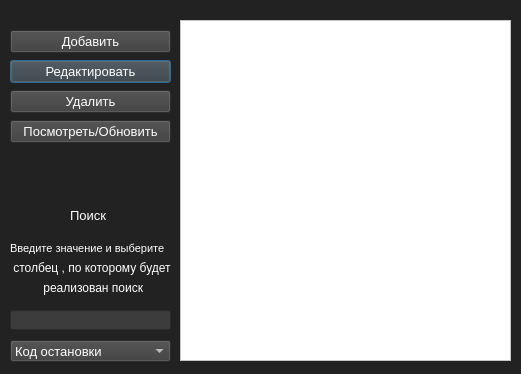
<?xml version="1.0" encoding="UTF-8"?>
<ui version="4.0">
 <class>station</class>
 <widget class="QDialog" name="station">
  <property name="geometry">
   <rect>
    <x>0</x>
    <y>0</y>
    <width>521</width>
    <height>374</height>
   </rect>
  </property>
  <property name="windowTitle">
   <string>Маршруты</string>
  </property>
  <property name="styleSheet">
   <string notr="true">background-color: rgb(34, 34, 34);</string>
  </property>
  <widget class="QLineEdit" name="lineEdit">
   <property name="geometry">
    <rect>
     <x>10</x>
     <y>310</y>
     <width>161</width>
     <height>20</height>
    </rect>
   </property>
   <property name="font">
    <font>
     <pointsize>10</pointsize>
    </font>
   </property>
   <property name="styleSheet">
    <string notr="true">background-color: rgb(60, 60,60);
color: rgb(255, 255, 255);</string>
   </property>
  </widget>
  <widget class="QPushButton" name="pushButton_2">
   <property name="geometry">
    <rect>
     <x>10</x>
     <y>60</y>
     <width>161</width>
     <height>23</height>
    </rect>
   </property>
   <property name="font">
    <font>
     <pointsize>10</pointsize>
    </font>
   </property>
   <property name="styleSheet">
    <string notr="true">background-color: rgb(60, 60,60);
color: rgb(255, 255, 255);</string>
   </property>
   <property name="text">
    <string>Редактировать</string>
   </property>
  </widget>
  <widget class="QTableView" name="tableView">
   <property name="geometry">
    <rect>
     <x>180</x>
     <y>20</y>
     <width>331</width>
     <height>341</height>
    </rect>
   </property>
   <property name="font">
    <font>
     <pointsize>10</pointsize>
    </font>
   </property>
   <property name="styleSheet">
    <string notr="true">background-color: rgb(255, 255, 255);
color: rgb(8, 8, 8);</string>
   </property>
  </widget>
  <widget class="QPushButton" name="pushButton_3">
   <property name="geometry">
    <rect>
     <x>10</x>
     <y>90</y>
     <width>161</width>
     <height>23</height>
    </rect>
   </property>
   <property name="font">
    <font>
     <pointsize>10</pointsize>
    </font>
   </property>
   <property name="styleSheet">
    <string notr="true">background-color: rgb(60, 60,60);
color: rgb(255, 255, 255);</string>
   </property>
   <property name="text">
    <string>Удалить</string>
   </property>
  </widget>
  <widget class="QPushButton" name="pushButton">
   <property name="geometry">
    <rect>
     <x>10</x>
     <y>30</y>
     <width>161</width>
     <height>23</height>
    </rect>
   </property>
   <property name="font">
    <font>
     <pointsize>10</pointsize>
    </font>
   </property>
   <property name="styleSheet">
    <string notr="true">background-color: rgb(60, 60,60);
color: rgb(255, 255, 255);</string>
   </property>
   <property name="text">
    <string>Добавить</string>
   </property>
  </widget>
  <widget class="QPushButton" name="pushButton_4">
   <property name="geometry">
    <rect>
     <x>10</x>
     <y>120</y>
     <width>161</width>
     <height>23</height>
    </rect>
   </property>
   <property name="font">
    <font>
     <pointsize>10</pointsize>
    </font>
   </property>
   <property name="styleSheet">
    <string notr="true">background-color: rgb(60, 60,60);
color: rgb(255, 255, 255);</string>
   </property>
   <property name="text">
    <string>Посмотреть/Обновить</string>
   </property>
  </widget>
  <widget class="QComboBox" name="comboBox">
   <property name="geometry">
    <rect>
     <x>10</x>
     <y>340</y>
     <width>161</width>
     <height>22</height>
    </rect>
   </property>
   <property name="font">
    <font>
     <pointsize>10</pointsize>
    </font>
   </property>
   <property name="styleSheet">
    <string notr="true">background-color: rgb(60, 60,60);
color: rgb(255, 255, 255);</string>
   </property>
   <item>
    <property name="text">
     <string>Код остановки</string>
    </property>
   </item>
   <item>
    <property name="text">
     <string>Название станции</string>
    </property>
   </item>
   <item>
    <property name="text">
     <string>Код поезда</string>
    </property>
   </item>
   <item>
    <property name="text">
     <string>Время прибытия</string>
    </property>
   </item>
   <item>
    <property name="text">
     <string>Время отправления</string>
    </property>
   </item>
  </widget>
  <widget class="QLabel" name="label">
   <property name="geometry">
    <rect>
     <x>70</x>
     <y>200</y>
     <width>41</width>
     <height>31</height>
    </rect>
   </property>
   <property name="font">
    <font>
     <pointsize>10</pointsize>
    </font>
   </property>
   <property name="styleSheet">
    <string notr="true">color: rgb(255, 255, 255);</string>
   </property>
   <property name="text">
    <string>Поиск</string>
   </property>
  </widget>
  <widget class="QLabel" name="label_4">
   <property name="geometry">
    <rect>
     <x>40</x>
     <y>280</y>
     <width>121</width>
     <height>16</height>
    </rect>
   </property>
   <property name="styleSheet">
    <string notr="true">color: rgb(255, 255, 255);</string>
   </property>
   <property name="text">
    <string> реализован поиск</string>
   </property>
  </widget>
  <widget class="QLabel" name="label_2">
   <property name="geometry">
    <rect>
     <x>10</x>
     <y>240</y>
     <width>161</width>
     <height>16</height>
    </rect>
   </property>
   <property name="font">
    <font>
     <pointsize>8</pointsize>
    </font>
   </property>
   <property name="styleSheet">
    <string notr="true">color: rgb(255, 255, 255);</string>
   </property>
   <property name="text">
    <string>Введите значение и выберите</string>
   </property>
  </widget>
  <widget class="QLabel" name="label_3">
   <property name="geometry">
    <rect>
     <x>10</x>
     <y>260</y>
     <width>161</width>
     <height>16</height>
    </rect>
   </property>
   <property name="styleSheet">
    <string notr="true">color: rgb(255, 255, 255);</string>
   </property>
   <property name="text">
    <string> столбец , по которому будет </string>
   </property>
  </widget>
 </widget>
 <resources/>
 <connections/>
</ui>
